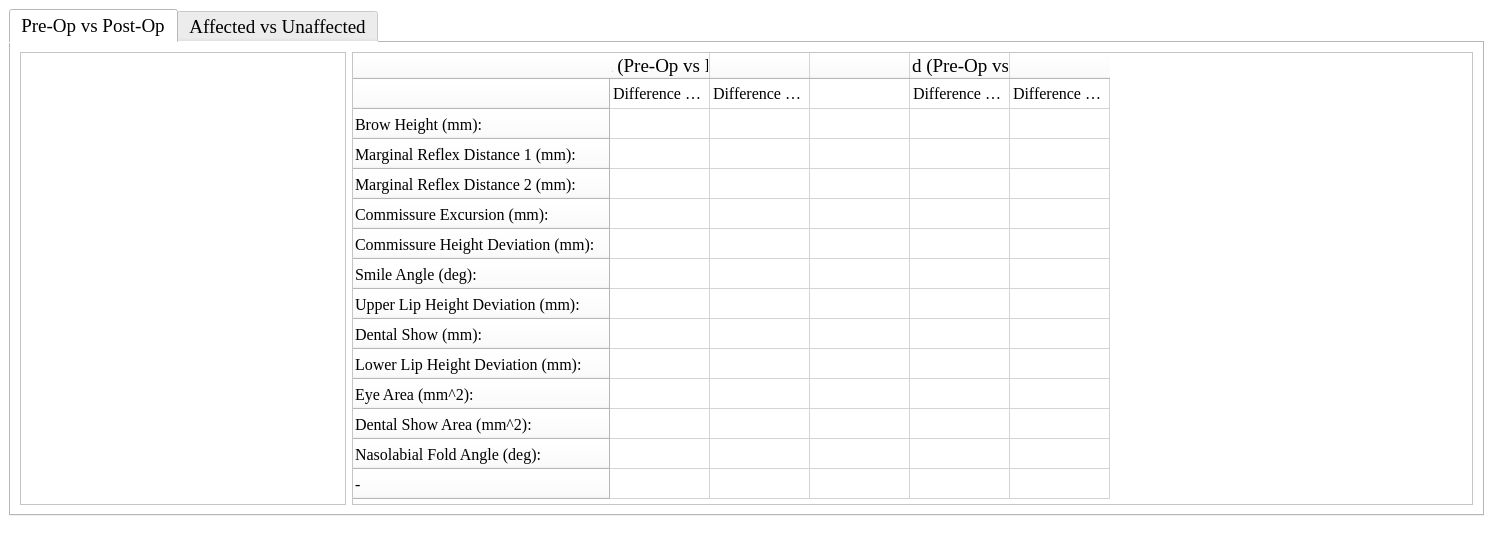
<?xml version="1.0" encoding="UTF-8"?>
<ui version="4.0">
 <class>MainWindow</class>
 <widget class="QMainWindow" name="MainWindow">
  <property name="geometry">
   <rect>
    <x>0</x>
    <y>0</y>
    <width>1493</width>
    <height>547</height>
   </rect>
  </property>
  <property name="windowTitle">
   <string>MainWindow</string>
  </property>
  <property name="styleSheet">
   <string notr="true">background-color: rgb(255, 255, 255);</string>
  </property>
  <widget class="QWidget" name="centralwidget">
   <layout class="QHBoxLayout" name="horizontalLayout_2">
    <item>
     <widget class="QTabWidget" name="tabWidget">
      <property name="font">
       <font>
        <family>Times New Roman</family>
        <pointsize>14</pointsize>
       </font>
      </property>
      <property name="styleSheet">
       <string notr="true">background-color: rgb(255, 255, 255);</string>
      </property>
      <property name="currentIndex">
       <number>0</number>
      </property>
      <widget class="QWidget" name="tab">
       <attribute name="title">
        <string>Pre-Op vs Post-Op</string>
       </attribute>
       <layout class="QHBoxLayout" name="horizontalLayout">
        <item>
         <widget class="QGraphicsView" name="graphicsView">
          <property name="minimumSize">
           <size>
            <width>326</width>
            <height>0</height>
           </size>
          </property>
          <property name="maximumSize">
           <size>
            <width>326</width>
            <height>468</height>
           </size>
          </property>
         </widget>
        </item>
        <item>
         <widget class="QTableWidget" name="tableWidget">
          <property name="minimumSize">
           <size>
            <width>1119</width>
            <height>436</height>
           </size>
          </property>
          <property name="font">
           <font>
            <family>Times New Roman</family>
            <pointsize>12</pointsize>
           </font>
          </property>
          <property name="lineWidth">
           <number>0</number>
          </property>
          <property name="verticalScrollBarPolicy">
           <enum>Qt::ScrollBarAlwaysOff</enum>
          </property>
          <property name="horizontalScrollBarPolicy">
           <enum>Qt::ScrollBarAlwaysOff</enum>
          </property>
          <property name="sizeAdjustPolicy">
           <enum>QAbstractScrollArea::AdjustToContents</enum>
          </property>
          <row>
           <property name="text">
            <string/>
           </property>
          </row>
          <row>
           <property name="text">
            <string>Brow Height (mm):</string>
           </property>
           <property name="font">
            <font>
             <family>Times New Roman</family>
             <pointsize>12</pointsize>
            </font>
           </property>
          </row>
          <row>
           <property name="text">
            <string>Marginal Reflex Distance 1 (mm):</string>
           </property>
           <property name="font">
            <font>
             <family>Times New Roman</family>
             <pointsize>12</pointsize>
            </font>
           </property>
          </row>
          <row>
           <property name="text">
            <string>Marginal Reflex Distance 2 (mm):</string>
           </property>
           <property name="font">
            <font>
             <family>Times New Roman</family>
             <pointsize>12</pointsize>
            </font>
           </property>
          </row>
          <row>
           <property name="text">
            <string>Commissure Excursion (mm):</string>
           </property>
           <property name="font">
            <font>
             <family>Times New Roman</family>
             <pointsize>12</pointsize>
            </font>
           </property>
          </row>
          <row>
           <property name="text">
            <string>Commissure Height Deviation (mm):</string>
           </property>
           <property name="font">
            <font>
             <family>Times New Roman</family>
             <pointsize>12</pointsize>
            </font>
           </property>
          </row>
          <row>
           <property name="text">
            <string>Smile Angle (deg):</string>
           </property>
           <property name="font">
            <font>
             <family>Times New Roman</family>
             <pointsize>12</pointsize>
            </font>
           </property>
          </row>
          <row>
           <property name="text">
            <string>Upper Lip Height Deviation (mm):</string>
           </property>
           <property name="font">
            <font>
             <family>Times New Roman</family>
             <pointsize>12</pointsize>
            </font>
           </property>
          </row>
          <row>
           <property name="text">
            <string>Dental Show (mm):</string>
           </property>
           <property name="font">
            <font>
             <family>Times New Roman</family>
             <pointsize>12</pointsize>
            </font>
           </property>
          </row>
          <row>
           <property name="text">
            <string>Lower Lip Height Deviation (mm):</string>
           </property>
           <property name="font">
            <font>
             <family>Times New Roman</family>
             <pointsize>12</pointsize>
            </font>
           </property>
          </row>
          <row>
           <property name="text">
            <string>Eye Area (mm^2):</string>
           </property>
           <property name="font">
            <font>
             <family>Times New Roman</family>
             <pointsize>12</pointsize>
            </font>
           </property>
          </row>
          <row>
           <property name="text">
            <string>Dental Show Area (mm^2):</string>
           </property>
           <property name="font">
            <font>
             <family>Times New Roman</family>
             <pointsize>12</pointsize>
            </font>
           </property>
          </row>
          <row>
           <property name="text">
            <string>Nasolabial Fold Angle (deg):</string>
           </property>
           <property name="font">
            <font>
             <family>Times New Roman</family>
             <pointsize>12</pointsize>
            </font>
           </property>
          </row>
          <row>
           <property name="text">
            <string>-</string>
           </property>
           <property name="font">
            <font>
             <family>Times New Roman</family>
             <pointsize>12</pointsize>
            </font>
           </property>
          </row>
          <column>
           <property name="text">
            <string>Affected (Pre-Op vs Post-Op)</string>
           </property>
           <property name="font">
            <font>
             <family>Times New Roman</family>
             <pointsize>14</pointsize>
            </font>
           </property>
          </column>
          <column>
           <property name="text">
            <string/>
           </property>
          </column>
          <column>
           <property name="text">
            <string/>
           </property>
          </column>
          <column>
           <property name="text">
            <string>Unaffected (Pre-Op vs Post-Op)</string>
           </property>
           <property name="font">
            <font>
             <family>Times New Roman</family>
             <pointsize>14</pointsize>
            </font>
           </property>
          </column>
          <column>
           <property name="text">
            <string/>
           </property>
          </column>
          <item row="0" column="0">
           <property name="text">
            <string>Difference (Absolute)</string>
           </property>
           <property name="font">
            <font>
             <family>Times New Roman</family>
             <pointsize>12</pointsize>
            </font>
           </property>
          </item>
          <item row="0" column="1">
           <property name="text">
            <string>Difference (Percentage)</string>
           </property>
           <property name="font">
            <font>
             <family>Times New Roman</family>
             <pointsize>12</pointsize>
            </font>
           </property>
          </item>
          <item row="0" column="3">
           <property name="text">
            <string>Difference (Absolute)</string>
           </property>
           <property name="font">
            <font>
             <family>Times New Roman</family>
             <pointsize>12</pointsize>
             <weight>50</weight>
             <bold>false</bold>
            </font>
           </property>
          </item>
          <item row="0" column="4">
           <property name="text">
            <string>Difference (Percentage)</string>
           </property>
           <property name="font">
            <font>
             <family>Times New Roman</family>
             <pointsize>12</pointsize>
             <weight>50</weight>
             <bold>false</bold>
            </font>
           </property>
          </item>
         </widget>
        </item>
       </layout>
      </widget>
      <widget class="QWidget" name="tab_2">
       <attribute name="title">
        <string>Affected vs Unaffected</string>
       </attribute>
       <layout class="QHBoxLayout" name="horizontalLayout_3">
        <item>
         <widget class="QGraphicsView" name="graphicsView_2">
          <property name="minimumSize">
           <size>
            <width>326</width>
            <height>0</height>
           </size>
          </property>
          <property name="maximumSize">
           <size>
            <width>326</width>
            <height>468</height>
           </size>
          </property>
         </widget>
        </item>
        <item>
         <widget class="QTableWidget" name="tableWidget_2">
          <property name="minimumSize">
           <size>
            <width>0</width>
            <height>0</height>
           </size>
          </property>
          <property name="font">
           <font>
            <family>Times New Roman</family>
            <pointsize>12</pointsize>
           </font>
          </property>
          <property name="lineWidth">
           <number>0</number>
          </property>
          <property name="verticalScrollBarPolicy">
           <enum>Qt::ScrollBarAlwaysOff</enum>
          </property>
          <property name="horizontalScrollBarPolicy">
           <enum>Qt::ScrollBarAlwaysOff</enum>
          </property>
          <property name="sizeAdjustPolicy">
           <enum>QAbstractScrollArea::AdjustToContents</enum>
          </property>
          <row>
           <property name="text">
            <string/>
           </property>
          </row>
          <row>
           <property name="text">
            <string>Brow Height (mm):</string>
           </property>
           <property name="font">
            <font>
             <family>Times New Roman</family>
             <pointsize>12</pointsize>
            </font>
           </property>
          </row>
          <row>
           <property name="text">
            <string>Marginal Reflex Distance 1 (mm):</string>
           </property>
           <property name="font">
            <font>
             <family>Times New Roman</family>
             <pointsize>12</pointsize>
            </font>
           </property>
          </row>
          <row>
           <property name="text">
            <string>Marginal Reflex Distance 2 (mm):</string>
           </property>
           <property name="font">
            <font>
             <family>Times New Roman</family>
             <pointsize>12</pointsize>
            </font>
           </property>
          </row>
          <row>
           <property name="text">
            <string>Commissure Excursion (mm):</string>
           </property>
           <property name="font">
            <font>
             <family>Times New Roman</family>
             <pointsize>12</pointsize>
            </font>
           </property>
          </row>
          <row>
           <property name="text">
            <string>Commissure Height Deviation (mm):</string>
           </property>
           <property name="font">
            <font>
             <family>Times New Roman</family>
             <pointsize>12</pointsize>
            </font>
           </property>
          </row>
          <row>
           <property name="text">
            <string>Smile Angle (deg):</string>
           </property>
           <property name="font">
            <font>
             <family>Times New Roman</family>
             <pointsize>12</pointsize>
            </font>
           </property>
          </row>
          <row>
           <property name="text">
            <string>Upper Lip Height Deviation (mm):</string>
           </property>
           <property name="font">
            <font>
             <family>Times New Roman</family>
             <pointsize>12</pointsize>
            </font>
           </property>
          </row>
          <row>
           <property name="text">
            <string>Dental Show (mm):</string>
           </property>
           <property name="font">
            <font>
             <family>Times New Roman</family>
             <pointsize>12</pointsize>
            </font>
           </property>
          </row>
          <row>
           <property name="text">
            <string>Lower Lip Height Deviation (mm):</string>
           </property>
           <property name="font">
            <font>
             <family>Times New Roman</family>
             <pointsize>12</pointsize>
            </font>
           </property>
          </row>
          <row>
           <property name="text">
            <string>Eye Area (mm^2):</string>
           </property>
           <property name="font">
            <font>
             <family>Times New Roman</family>
             <pointsize>12</pointsize>
            </font>
           </property>
          </row>
          <row>
           <property name="text">
            <string>Dental Show Area (mm^2):</string>
           </property>
           <property name="font">
            <font>
             <family>Times New Roman</family>
             <pointsize>12</pointsize>
            </font>
           </property>
          </row>
          <row>
           <property name="text">
            <string>Nasolabial Fold Angle (deg):</string>
           </property>
           <property name="font">
            <font>
             <family>Times New Roman</family>
             <pointsize>12</pointsize>
            </font>
           </property>
          </row>
          <row>
           <property name="text">
            <string>-</string>
           </property>
           <property name="font">
            <font>
             <family>Times New Roman</family>
             <pointsize>12</pointsize>
            </font>
           </property>
          </row>
          <column>
           <property name="text">
            <string>Pre-Op (Affected vs Unaffected)</string>
           </property>
           <property name="font">
            <font>
             <family>Times New Roman</family>
             <pointsize>14</pointsize>
            </font>
           </property>
          </column>
          <column>
           <property name="text">
            <string/>
           </property>
          </column>
          <column>
           <property name="text">
            <string/>
           </property>
          </column>
          <column>
           <property name="text">
            <string>Post-Op (Affected vs Unaffected)</string>
           </property>
           <property name="font">
            <font>
             <family>Times New Roman</family>
             <pointsize>14</pointsize>
            </font>
           </property>
          </column>
          <column>
           <property name="text">
            <string/>
           </property>
          </column>
          <item row="0" column="0">
           <property name="text">
            <string>Difference (Absolute)</string>
           </property>
           <property name="font">
            <font>
             <family>Times New Roman</family>
             <pointsize>12</pointsize>
            </font>
           </property>
          </item>
          <item row="0" column="1">
           <property name="text">
            <string>Difference (Percentage)</string>
           </property>
           <property name="font">
            <font>
             <family>Times New Roman</family>
             <pointsize>12</pointsize>
            </font>
           </property>
          </item>
          <item row="0" column="3">
           <property name="text">
            <string>Difference (Absolute)</string>
           </property>
           <property name="font">
            <font>
             <family>Times New Roman</family>
             <pointsize>12</pointsize>
            </font>
           </property>
          </item>
          <item row="0" column="4">
           <property name="text">
            <string>Difference (Percentage)</string>
           </property>
           <property name="font">
            <font>
             <family>Times New Roman</family>
             <pointsize>12</pointsize>
            </font>
           </property>
          </item>
         </widget>
        </item>
       </layout>
      </widget>
     </widget>
    </item>
   </layout>
  </widget>
  <widget class="QMenuBar" name="menubar">
   <property name="geometry">
    <rect>
     <x>0</x>
     <y>0</y>
     <width>1493</width>
     <height>21</height>
    </rect>
   </property>
  </widget>
  <widget class="QStatusBar" name="statusbar"/>
 </widget>
 <resources/>
 <connections/>
</ui>
